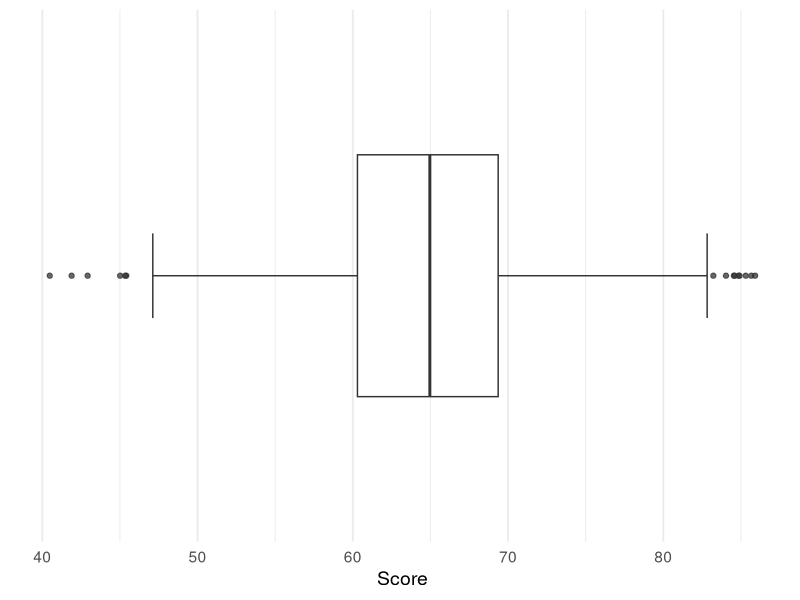
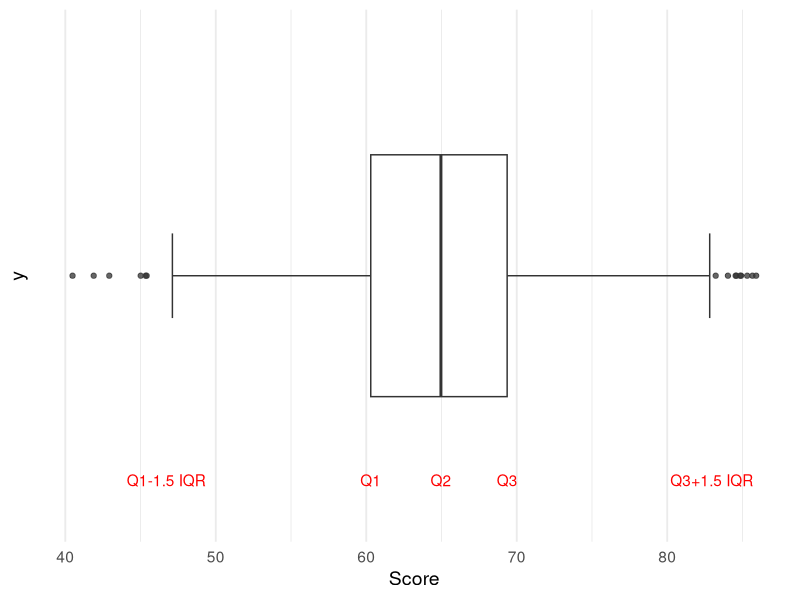
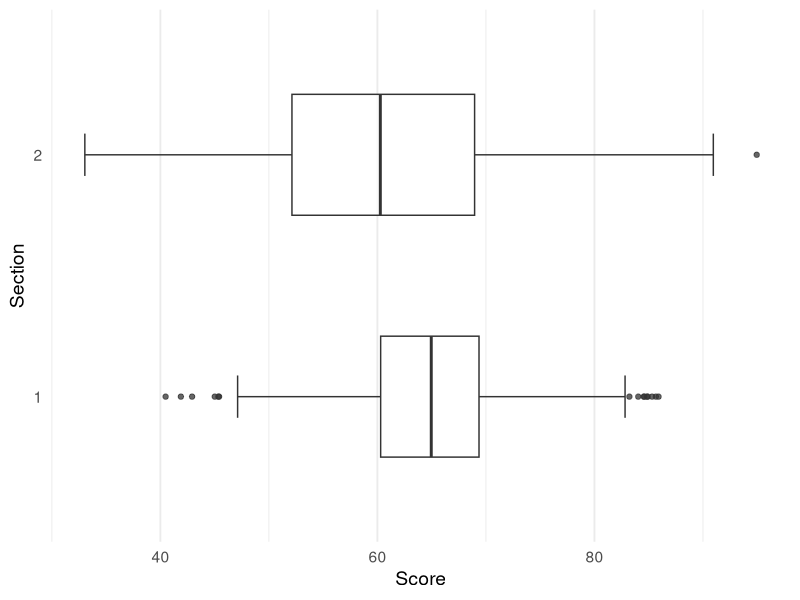
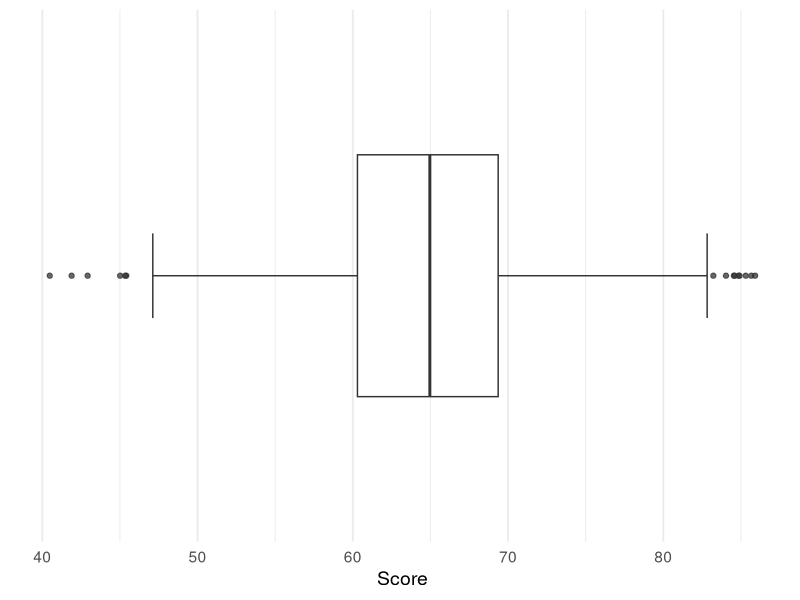
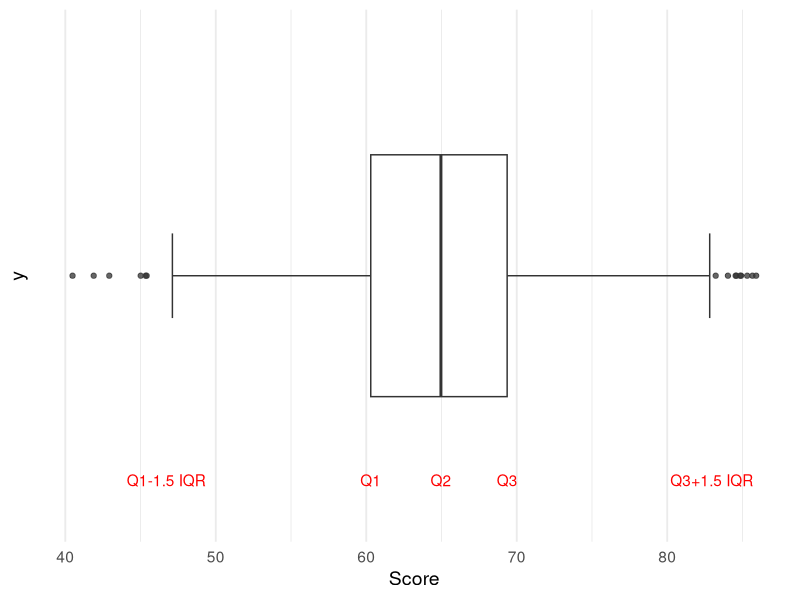
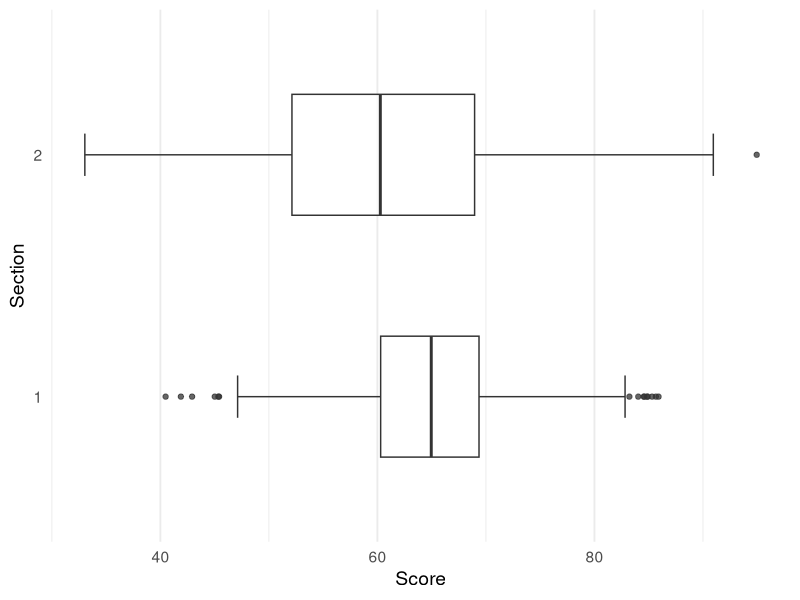

These figures' R source, in order:
set.seed(1)
x1 <- rnorm(100, 5, 5)
set.seed(2)
x2 <- rnorm(100, 5, 10)
x <- c(x1, x2)
x <- x+60
# boxplot(x, horizontal = T, xlab = "Marks", pch = 20)


set.seed(3)
y1 <- rnorm(100, 10, 10)
set.seed(4)
y2 <- rnorm(100, 10, 15)
y <- c(y1, y2)
y <- y+50


df <- data.frame(
    Score = c(x, y),
    Section = rep(c("1", "2"), each = 200)
)

# boxplot(Score ~ Section, df, horizontal = T)

xq1 <- quantile(x, 0.25)
xq2 <- quantile(x, 0.5)
xq3 <- quantile(x, 0.75)
xll <- xq1 - 1.5* IQR(x)
xul <- xq3 + 1.5* IQR(x)

library(ggplot2)
ggplot() +
    aes(x=x) +
    geom_boxplot(alpha = 0.75, width = 0.65, staplewidth = 0.35) +
    theme_minimal(base_size = 14) +
    xlab("Score") +
    ylim(c(-0.65, 0.65)) +
    theme(
        axis.ticks.y = element_blank(),
        axis.text.y = element_blank(),
        panel.grid.major.y = element_blank(),
        panel.grid.minor.y = element_blank()
    )

ggsave("boxplot.pdf", width = 6, heigh = 1.5, units = "in")


ggplot() +
    aes(x=x) +
    geom_boxplot(alpha = 0.75, width = 0.65, staplewidth = 0.35) +
    theme_minimal(base_size = 14) +
    xlab("Score") +
    ylim(c(-0.65, 0.65)) +
    annotate("text", x = xq1, y = -0.55, label = "Q1", colour = "red") +
    annotate("text", x = xq2, y = -0.55, label = "Q2", colour = "red") +
    annotate("text", x = xq3, y = -0.55, label = "Q3", colour = "red") +
    annotate("text", x = xll, y = -0.55, label = "Q1-1.5 IQR", colour = "red") +
    annotate("text", x = xul, y = -0.55, label = "Q3+1.5 IQR", colour = "red") +
    # annotate("text", x = xq1, y = -0.3, label = "|", colour = "red") +
    # annotate("text", x = xq2, y = -0.3, label = "|", colour = "red") +
    # annotate("text", x = xq3, y = -0.3, label = "|", colour = "red") +
    # annotate("text", x = xll, y = -0.3, label = "|", colour = "red") +
    # annotate("text", x = xul, y = -0.3, label = "|", colour = "red") +
    theme(
        axis.ticks.y = element_blank(),
        axis.text.y = element_blank(),
        panel.grid.major.y = element_blank(),
        panel.grid.minor.y = element_blank()
    )

ggsave("boxplot-annotated.pdf", width = 6, heigh = 1.5, units = "in")



library(ggplot2)
ggplot(df) +
    aes(x=Score, group = Section, y = Section) +
    geom_boxplot(alpha = 0.75, width = 0.5, staplewidth = 0.35) +
    theme_minimal(base_size = 14) +
    # xlab("Marks") +
    # ylim(c(-0.6, 0.6)) +
    # xlim(c(30, 95)) +
    theme(
        # axis.ticks.y = element_blank(),
        # axis.text.y = element_blank(),
        panel.grid.major.y = element_blank(),
        panel.grid.minor.y = element_blank()
    )

ggsave("boxplot-pair.pdf", width = 6, heigh = 2.5, units = "in")
